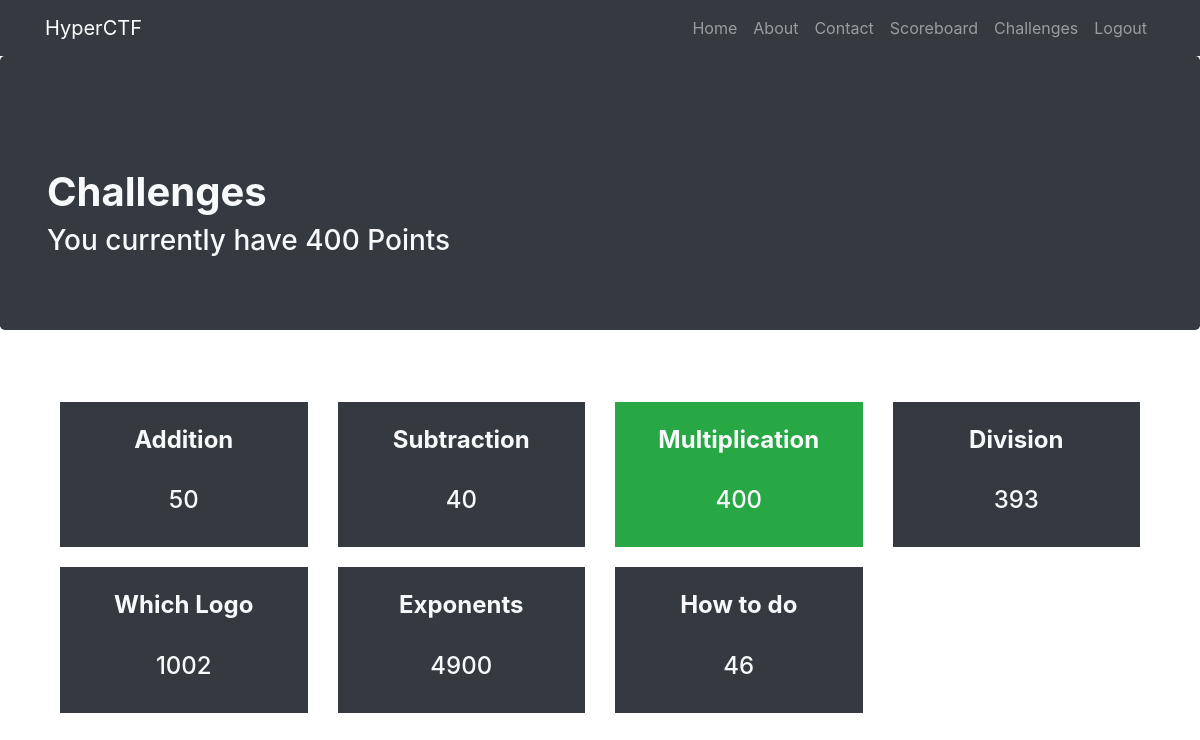
/challenges/ (signed in), run on the app's committed database.
### app.py (models this page shows, shortened)
class User(db.Model):
	__tablename__ = "users"
	id = db.Column(db.Integer, primary_key=True)
	username = db.Column(db.String(20), unique=True, nullable=False)
	password = db.Column(db.String(80), unique=False, nullable=False)
	email = db.Column(db.String(80), unique=True, nullable=False)
	points = db.Column(db.Integer, unique=False, nullable=False)
	date_created = db.Column(db.DateTime, default=datetime.datetime.utcnow)
	solved_challenges = db.relationship('Challenge', secondary="solved", backref=db.backref('solved_users', lazy='dynamic'))

class Challenge(db.Model):
	__tablename__ = "challenges"
	id = db.Column(db.Integer, primary_key=True)
	name = db.Column(db.String(20), unique=True, nullable=False)
	points = db.Column(db.Integer, unique=True, nullable=False)
	content = db.Column(db.String(225), unique=True, nullable=False)
	answer = db.Column(db.String(225), unique=True, nullable=False)

### app.py (the view)
@app.route("/challenges/")
def challenges_page():
	if 'username' in session:
		solvedChallenges = []
		for challenge in Challenge.query.all():
			for user in challenge.solved_users:
				if user.username == session['username']:
					solvedChallenges.append(challenge)
					continue
		return render_template("challenges.html", challenges=Challenge.query.all(), points=User.query.filter_by(username=session['username']).first().points, solved_challenges=solvedChallenges)
	else:
		flash('You have to sign up before attempting any questions', at.red.value)
		return redirect(url_for('signup'))

### templates/challenges.html (shortened to what this page needs)
{% extends "header.html"%}
{% block body %}
<div class="jumbotron bg-dark">
  <div class="container">
    <h1 class="mt-5 text-light" align=""><strong> Challenges</strong></h1>
    <h3 class="mt-9 text-light" align=""> You currently have {{ points }} Points</h3>
  </div>
</div>
<div class="container">
  <div class="row">
    <div class="col-lg-12 text-center">
      <div class="container-fluid" style="grid-row-gap: 20px">
        <div class="row" style="margin-top: 20px">
          {% for challenge in challenges %}
          <div class="col-sm-3" style="padding-top: 20px">
            <a style="text-decoration: none;"href="./{{ challenge.id }}">
              {% if challenge in solved_challenges %}
              <div class="bg-success">
                {% else %}
                <div class="bg-dark">
                  {% endif %}
                  <br><h4 class="mt-9 text-light"style="float: center; text-align: center;"><strong>{{ challenge.name }}</strong></h4><br>
                  <h4 class="mt-9 text-light" style="float: center; text-align: center;">{{ challenge.points }}</h4><br>
                </div>
              </a>
            </div>
            {% endfor %}
          </div>
        </div>
      </div>
    </div>
  </div>
  {% endblock %}

### data on the page
User: points "400"
Challenge: name "Addition", points "50"
Challenge: name "Subtraction", points "40"
Challenge: name "Multiplication", points "400"
Challenge: name "Division", points "393"
Challenge: name "Which Logo", points "1002"
Challenge: name "Exponents", points "4900"
Challenge: name "How to do", points "46"
